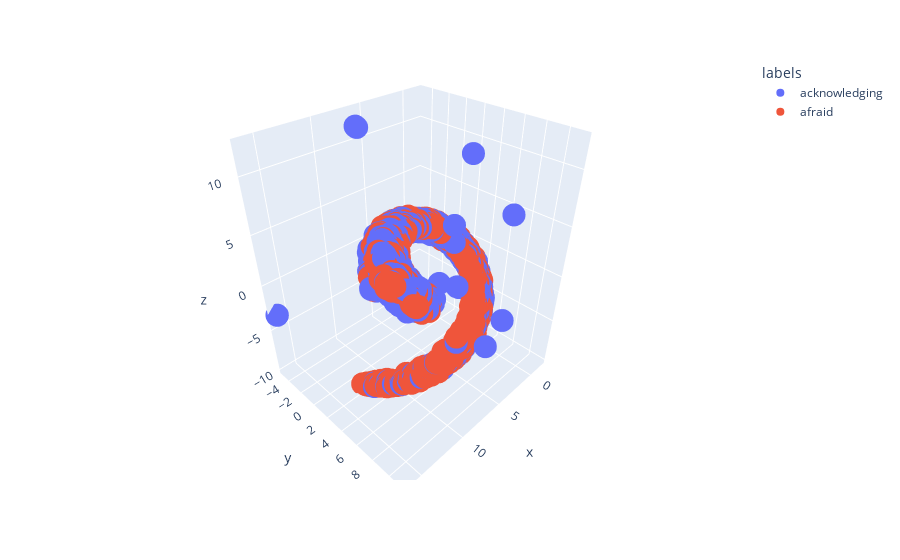

Source (notebook cell):
### Code cell
# Assuming 'labels', 'to_plot', and 'dict_emotion_to_category' are defined
import plotly.express as px
limit = 10000
colors = sns.color_palette(n_colors=len(labels[:limit]))
colors = [colors[dict_emotion_to_category[x]] for x in labels[:limit]]

# Create a DataFrame
df = pd.DataFrame({'x': to_plot[:limit, 0], 'y': to_plot[:limit, 1], 'z': to_plot[:limit, 2], 'labels': labels[:limit]})

# Create a 3D scatter plot using Plotly Express
fig = px.scatter_3d(df, x='x', y='y', z='z', color='labels')

# Show the plot
fig.show()

### Figure 1 — Plotly figure (JSON) as saved in the notebook; plotly's stock layout.template omitted (floating-point values rounded to 4 significant figures; data arrays with more than 128 entries replaced by an {"elided": "..."} marker saying what was removed)
{"data": [{"hovertemplate": "labels=acknowledging<br>x=%{x}<br>y=%{y}<br>z=%{z}<extra></extra>", "legendgroup": "acknowledging", "marker": {"color": "#636efa", "symbol": "circle"}, "mode": "markers", "name": "acknowledging", "scene": "scene", "showlegend": true, "x": {"elided": "8578 float values"}, "y": {"elided": "8578 float values"}, "z": {"elided": "8578 float values"}, "type": "scatter3d"}, {"hovertemplate": "labels=afraid<br>x=%{x}<br>y=%{y}<br>z=%{z}<extra></extra>", "legendgroup": "afraid", "marker": {"color": "#EF553B", "symbol": "circle"}, "mode": "markers", "name": "afraid", "scene": "scene", "showlegend": true, "x": {"elided": "1422 float values"}, "y": {"elided": "1422 float values"}, "z": {"elided": "1422 float values"}, "type": "scatter3d"}], "layout": {"scene": {"domain": {"x": [0.0, 1.0], "y": [0.0, 1.0]}, "xaxis": {"title": {"text": "x"}}, "yaxis": {"title": {"text": "y"}}, "zaxis": {"title": {"text": "z"}}}, "legend": {"title": {"text": "labels"}, "tracegroupgap": 0}, "margin": {"t": 60}}}
